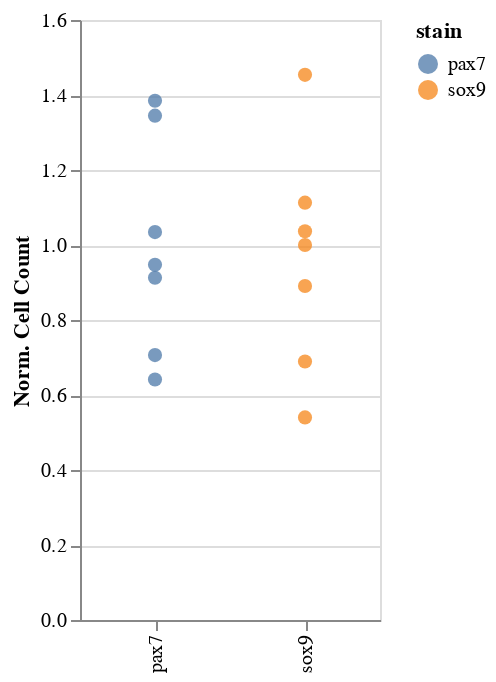

Source (notebook cell):
### Code cell
alt.Chart(avg_ratios_hh9_melted,
    width=150
    ).mark_point(
        size=50,
        filled=True,
        opacity=0.75
    ).encode(
        x=alt.X('stain:N',
            title=''),
        y=alt.Y('ratio:Q',
            title='Norm. Cell Count'),
        color='stain:N'
    )

### Figure 1 — Vega-Lite specification as saved in the notebook (floating-point values rounded to 4 significant figures)
{"$schema": "https://vega.github.io/schema/vega-lite/v2.4.3.json", "config": {"view": {"height": 300, "width": 400}}, "data": {"values": [{"Embryo": 1, "ratio": 0.6413, "stain": "pax7"}, {"Embryo": 2, "ratio": 1.034, "stain": "pax7"}, {"Embryo": 3, "ratio": 0.9474, "stain": "pax7"}, {"Embryo": 5, "ratio": 0.7065, "stain": "pax7"}, {"Embryo": 6, "ratio": 1.345, "stain": "pax7"}, {"Embryo": 7, "ratio": 0.9126, "stain": "pax7"}, {"Embryo": 9, "ratio": 1.385, "stain": "pax7"}, {"Embryo": 1, "ratio": 0.5403, "stain": "sox9"}, {"Embryo": 2, "ratio": 0.8908, "stain": "sox9"}, {"Embryo": 3, "ratio": 1.113, "stain": "sox9"}, {"Embryo": 5, "ratio": 0.6893, "stain": "sox9"}, {"Embryo": 6, "ratio": 1.454, "stain": "sox9"}, {"Embryo": 7, "ratio": 1.037, "stain": "sox9"}, {"Embryo": 9, "ratio": 1, "stain": "sox9"}]}, "encoding": {"color": {"field": "stain", "type": "nominal"}, "x": {"field": "stain", "title": "", "type": "nominal"}, "y": {"field": "ratio", "title": "Norm. Cell Count", "type": "quantitative"}}, "mark": {"filled": true, "opacity": 0.75, "size": 50, "type": "point"}, "width": 150}
